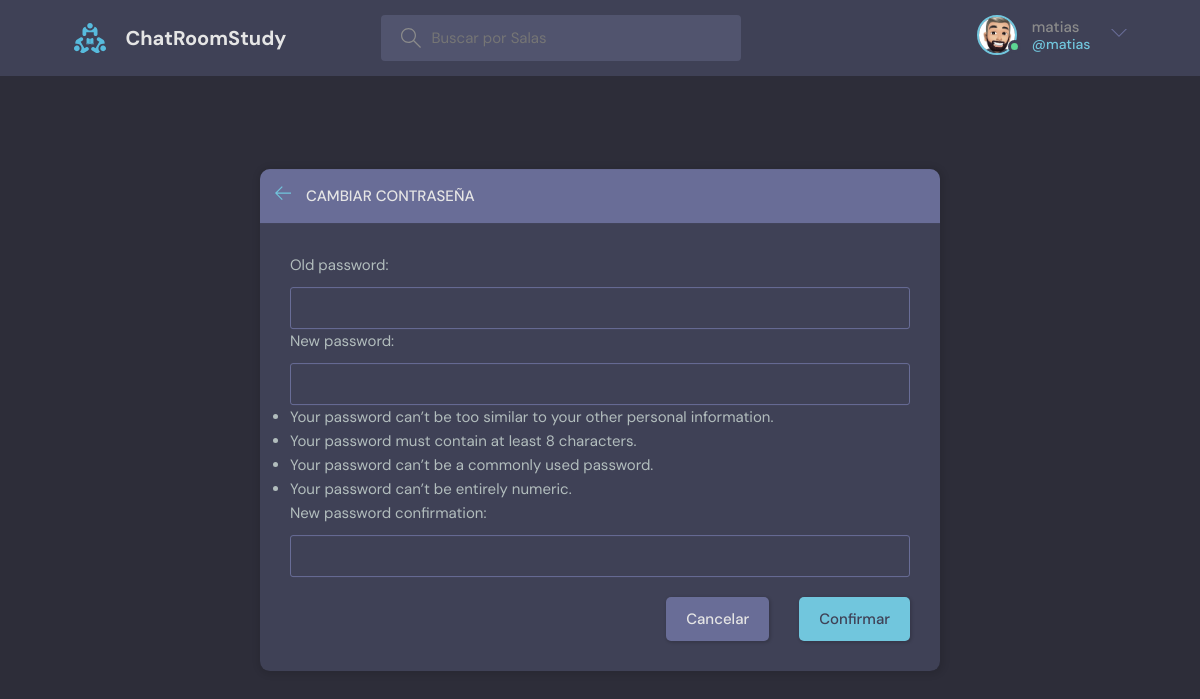
The app's page /chang-pass/ (signed in) with its own data.
### base/models.py (models this page shows, shortened)
class User(AbstractUser):
    name = models.CharField(max_length=200, null=True, verbose_name="Nombre")
    email = models.EmailField(unique=True, null=True)
    bio = models.TextField(null=True, verbose_name='Biografia')
    avatar = models.ImageField(null=True, default="avatar.svg")
    USERNAME_FIELD = 'email'
    REQUIRED_FIELDS = ['username']

### base/views.py (the view)
# urls.py: path('chang-pass/', views.passupdate, name="chang-pass"),
def passupdate(request):
    if request.method == 'POST':
        form = PasswordChangeForm(request.user, request.POST)
        if form.is_valid():
            user = form.save()
            messages.success(request, 'Se actualizó tu password, inicia sesion!')
            return redirect('login')
    else:
        form = PasswordChangeForm(request.user)
    return render(request, 'base/changepass.html', {'form': form})

### base/templates/base/changepass.html (shortened to what this page needs)
{% extends 'main.html' %}
{% block content %}
<main class="create-room layout">
  <div class="container">
    <div class="layout__box">
      <div class="layout__boxHeader">
        <div class="layout__boxTitle">
          <a href="{{request.META.HTTP_REFERER}}">
            <svg version="1.1" xmlns="http://www.w3.org/2000/svg" width="32" height="32" viewBox="0 0 32 32">
              <title>arrow-left</title>
              <path
                d="M13.723 2.286l-13.723 13.714 13.719 13.714 1.616-1.611-10.96-10.96h27.625v-2.286h-27.625l10.965-10.965-1.616-1.607z">
              </path>
            </svg>
          </a>
          <h3>Cambiar contraseña</h3>
        </div>
      </div>
      <div class="layout__body">
        <form class="form" action="" method="POST">
          <div class="form__group">
            {{form}}
          </div>
          <div class="form__action">
            <a class="btn btn--dark" href="{{request.META.HTTP_REFERER}}">Cancelar</a>
            <button class="btn btn--main" type="submit">Confirmar</button>
          </div>
        </form>
      </div>
    </div>
  </div>
</main>
{% endblock content %}

### templates/navbar.html (shortened to what this page needs)
{% load static %}
<header class="header header--loggedIn">
    <div class="container">
        <a href="{% url 'home' %}" class="header__logo">
            <img src="{% static 'images/logo.svg' %}" />
            <h1>ChatRoomStudy</h1>
        </a>
        <form class="header__search" method="GET" action="{% url 'home' %}">
            <label>
                <input name="q" placeholder="Buscar por Salas" />
            </label>
        </form>
        <nav class="header__menu">
            {% if request.user.is_authenticated %}
            <div class="header__user">
                <a href="{% url 'update-user' %}">
                    <div class="avatar avatar--medium active">
                        <img src="{{request.user.avatar.url}}" />
                    </div>
                    <p>{{request.user.username}} <span>@{{request.user.username}}</span></p>
                </a>
                <button class="dropdown-button">
                    <svg version="1.1" xmlns="http://www.w3.org/2000/svg" width="32" height="32" viewBox="0 0 32 32">
                        <title>chevron-down</title>
                        <path d="M16 21l-13-13h-3l16 16 16-16h-3l-13 13z"></path>
                    </svg>
                </button>
            </div>
            {% else %}
            <a href="{% url 'login' %}">
                <img src="{% static 'images/avatar.svg' %}" />
                <p>Login</p>
            </a>
            {% endif %}
        </nav>
    </div>
</header>

### records on screen
User: user.avatar (picture), user.username "matias"
